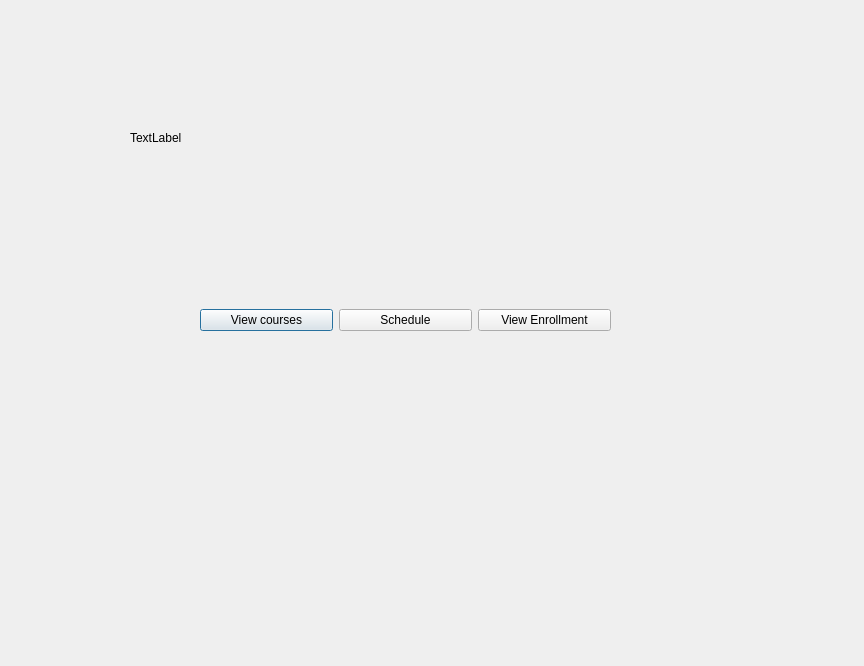
<?xml version="1.0" encoding="UTF-8"?>
<ui version="4.0">
 <class>InstructorWindow</class>
 <widget class="QDialog" name="InstructorWindow">
  <property name="geometry">
   <rect>
    <x>0</x>
    <y>0</y>
    <width>864</width>
    <height>666</height>
   </rect>
  </property>
  <property name="windowTitle">
   <string>Dialog</string>
  </property>
  <widget class="QLabel" name="label">
   <property name="geometry">
    <rect>
     <x>130</x>
     <y>130</y>
     <width>58</width>
     <height>16</height>
    </rect>
   </property>
   <property name="text">
    <string>TextLabel</string>
   </property>
  </widget>
  <widget class="QWidget" name="">
   <property name="geometry">
    <rect>
     <x>200</x>
     <y>290</y>
     <width>411</width>
     <height>61</height>
    </rect>
   </property>
   <layout class="QGridLayout" name="gridLayout">
    <item row="0" column="0">
     <widget class="QPushButton" name="viewcourses">
      <property name="text">
       <string>View courses</string>
      </property>
     </widget>
    </item>
    <item row="0" column="1">
     <widget class="QPushButton" name="pushButton">
      <property name="text">
       <string>Schedule</string>
      </property>
     </widget>
    </item>
    <item row="0" column="2">
     <widget class="QPushButton" name="viewenrollment">
      <property name="text">
       <string>View Enrollment</string>
      </property>
     </widget>
    </item>
   </layout>
  </widget>
 </widget>
 <resources/>
 <connections/>
</ui>
